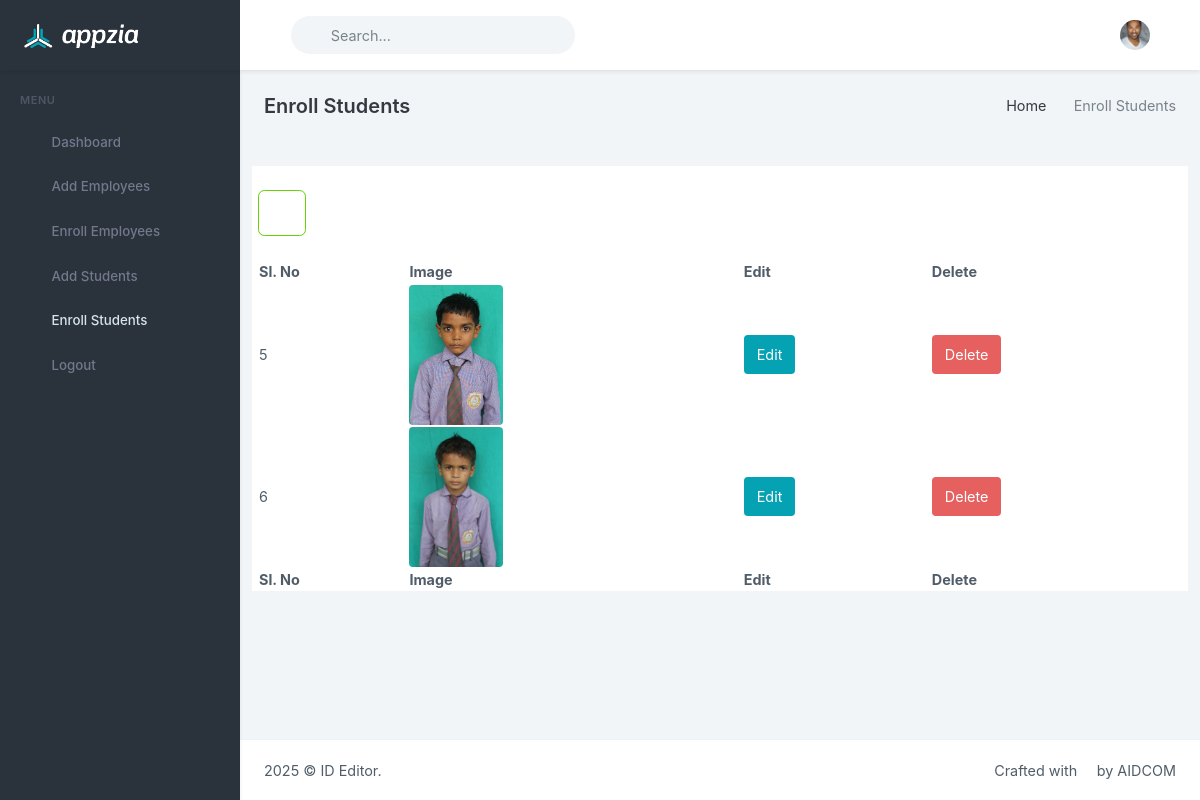
The app's page /enroll_student.php with its own data.
### tables this page shows
CREATE TABLE `students_directory` (
  `id` int NOT NULL,
  `student_name` varchar(360) NOT NULL,
  `register_number` varchar(360) NOT NULL,
  `studentID` varchar(360) NOT NULL,
  `date_of_birth` varchar(360) NOT NULL,
  `gender` varchar(360) NOT NULL,
  `blood_group` varchar(360) NOT NULL,
  `class` varchar(360) NOT NULL,
  `father_guardian_name` varchar(360) NOT NULL,
  `mother_name` varchar(360) NOT NULL,
  `address` varchar(360) NOT NULL,
  `emergency_contact` varchar(360) NOT NULL,
  `students_image` varchar(360) NOT NULL
);

### enroll_student.php (the view, shortened to what this page needs)
<?php
include('master_page/dashboard_header.php');
include('master_page/dashboard_sidebar.php');
include('config.php');
?>
    <div class="main-content">
        <div class="page-content">
            <div class="container-fluid">
                <div class="row">
                    <div class="col-12">
                        <div class="page-title-box d-sm-flex align-items-center justify-content-between">
                            <h4 class="mb-sm-0">Enroll Students</h4>
                            <div class="page-title-right">
                                <ol class="breadcrumb m-0">
                                    <li class="breadcrumb-item"><a href="dashboard.php">Home</a></li>
                                    <li class="breadcrumb-item active">Enroll Students</li>
                                </ol>
                            </div>
                        </div>
                    </div>
                </div>
                <div class="row">
                    <div class="container mt-4" style="background: white;">
      <div class="d-flex justify-content-start mt-4 mb-4">
            <a href="add_student.php" class="btn btn-lg btn-outline-success">
              <i class="ri-arrow-left-fill"></i>
            </a>
          </div>
      <table id="example" class="display" style="width:100%; background: white;">
        <thead>
            <tr>
                <th>Sl. No</th>
                <th>Image</th>
                <th>Edit</th>
                <th>Delete</th>
            </tr>
        </thead>
        <tbody>
            <?php
            $fetchStudents = mysqli_query($config,"SELECT * FROM students_directory");
            while ($row = mysqli_fetch_assoc($fetchStudents)) { ?>
            <tr>
                <td><?php echo $row['id']; ?></td>
                <td><img src="<?php echo $row['students_image']; ?>" class="rounded float-start" alt="..." height="140"></td>
                <td><a href="edit_student.php?id=<?php echo $row['id']; ?>" class="btn btn-primary">Edit</a></td>
                <td><button type="button" class="btn btn-danger" data-bs-toggle="modal" data-bs-target="#exampleModal<?php echo $row['id']; ?>">Delete</button></td>
            </tr>
        <?php } ?>
        </tbody>
        <tfoot>
             <tr>
                <th>Sl. No</th>
                <th>Image</th>
                <th>Edit</th>
                <th>Delete</th>
            </tr>
        </tfoot>
    </table>
    </div>
                </div>
            </div>
        </div>
<?php
include('master_page/dashboard_footer.php');
?>

### master_page/dashboard_header.php (shortened to what this page needs)
<!doctype html>
<html lang="en">
<head>
    <link href="modules/uitemplate/assets/libs/admin-resources/jquery.vectormap/jquery-jvectormap-1.2.2.css" rel="stylesheet"
        type="text/css" />
    <link rel="stylesheet" href="modules/uitemplate/assets/libs/morris.js/morris.css">
    <link href="modules/uitemplate/assets/libs/datatables.net-bs4/css/dataTables.bootstrap4.min.css" rel="stylesheet" type="text/css" />
    <link href="modules/uitemplate/assets/libs/datatables.net-responsive-bs4/css/responsive.bootstrap4.min.css" rel="stylesheet"
        type="text/css" />
    <link href="modules/uitemplate/assets/css/bootstrap.min.css" id="bootstrap-style" rel="stylesheet" type="text/css" />
    <link href="modules/uitemplate/assets/css/icons.min.css" rel="stylesheet" type="text/css" />
    <link href="modules/uitemplate/assets/css/app.min.css" id="app-style" rel="stylesheet" type="text/css" />
</head>
<body data-sidebar="dark">
<div id="layout-wrapper">
    <header id="page-topbar">
        <div class="navbar-header">
            <div class="d-flex">
                <div class="navbar-brand-box">
                    <a href="index.html" class="logo logo-light">
                        <span class="logo-lg">
                            <img src="modules/uitemplate/assets/images/logo-light.png" alt="logo-light" height="24">
                        </span>
                    </a>
                </div>
                <button type="button" class="btn btn-sm px-3 font-size-24 header-item waves-effect" id="vertical-menu-btn">
                    <i class="ri-menu-2-line align-middle"></i>
                </button>
                <form class="app-search d-none d-lg-block">
                    <div class="position-relative">
                        <input type="text" class="form-control" placeholder="Search...">
                        <span class="ri-search-line"></span>
                    </div>
                </form>
            </div>
            <div class="d-flex">
                <div class="dropdown d-none d-lg-inline-block ms-1">
                    <button type="button" class="btn header-item noti-icon waves-effect" data-toggle="fullscreen">
                        <i class="ri-fullscreen-line"></i>
                    </button>
                </div>
                <div class="dropdown d-inline-block user-dropdown">
                    <button type="button" class="btn header-item waves-effect" id="page-header-user-dropdown"
                        data-bs-toggle="dropdown" aria-haspopup="true" aria-expanded="false">
                        <img class="rounded-circle header-profile-user" src="modules/uitemplate/assets/images/users/avatar-2.jpg"
                            alt="Header Avatar">
                        <i class="mdi mdi-chevron-down d-none d-xl-inline-block"></i>
                    </button>
                </div>
            </div>
        </div>
    </header>

### master_page/dashboard_sidebar.php
<div class="vertical-menu">
    <div data-simplebar class="h-100">
        <div id="sidebar-menu">
            <ul class="metismenu list-unstyled" id="side-menu">
                <li class="menu-title">Menu</li>
                <li>
                    <a href="dashboard.php" class="waves-effect">
                        <i class="ri-dashboard-line"></i>
                        <span>Dashboard</span>
                    </a>
                </li>
                <li>
                    <a href="add_employee.php" class=" waves-effect">
                        <i class="ri-user-add-fill"></i>
                        <span>Add Employees </span>
                    </a>
                </li>
                <li>
                    <a href="enroll_employee.php" class=" waves-effect">
                        <i class="ri-user-received-2-fill"></i>
                        <span>Enroll Employees </span>
                    </a>
                </li>
                <li>
                    <a href="add_student" class=" waves-effect">
                        <i class="ri-team-fill"></i>
                        <span>Add Students</span>
                    </a>
                </li>
                <li>
                    <a href="enroll_student.php" class=" waves-effect">
                        <i class="ri-user-received-2-fill"></i>
                        <span>Enroll Students </span>
                    </a>
                </li>
                 <li>
                    <a href="adminLogout.php" class=" waves-effect">
                        <i class="ri-logout-box-r-line"></i>
                        <span>Logout</span>
                    </a>
                </li>
            </ul>
        </div>
    </div>
</div>

### master_page/dashboard_footer.php (shortened to what this page needs)
        <footer class="footer">
            <div class="container-fluid">
                <div class="row">
                    <div class="col-sm-6">
                        <script>document.write(new Date().getFullYear())</script> © ID Editor.
                    </div>
                    <div class="col-sm-6">
                        <div class="text-sm-end d-none d-sm-block">
                            Crafted with <i class="mdi mdi-heart text-danger"></i> by AIDCOM
                        </div>
                    </div>
                </div>
            </div>
        </footer>
    </div>
</div>
</body>
</html>

### records on screen
students_directory: id "5", students_image (picture)
students_directory: id "6", students_image (picture)
